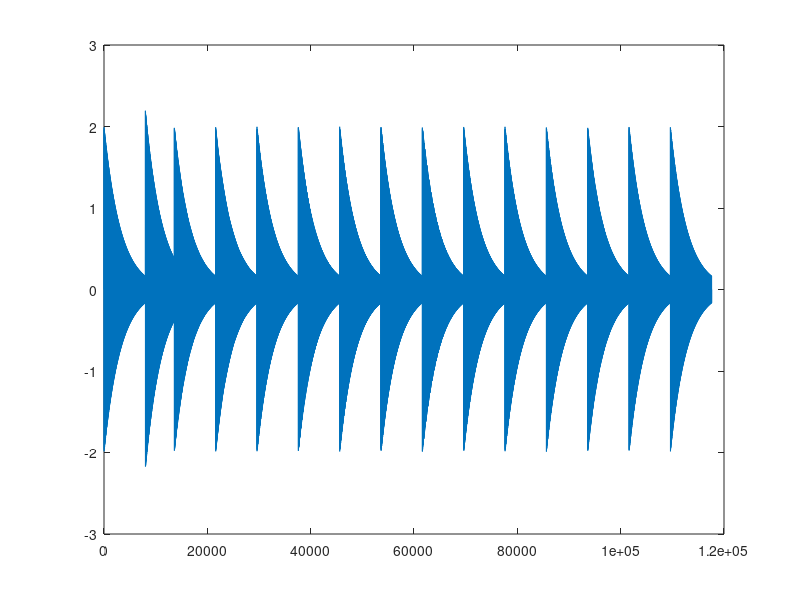

The MATLAB script that drew this image:
samplingrate = 8000;
samplesize = 1 / samplingrate;
starttime = 0;
problem = '2b-';

f            = [261, 293, 309, 348, 393, 419, 492, 522, 467, 413, 393, 353, 309, 293, 261];
amplitude    = [  2,   2.2,   2,   2,   2,   2,   2,   2,   2,   2,   2,   2,   2,   2,   2];
timeduration = [  1,   0.7,   1,   1,   1,   1,   1,   1,   1,   1,   1,   1,   1,   1,   1];
decayfactor  = [2.5, 2.5, 2.5, 2.5, 2.5, 2.5, 2.5, 2.5, 2.5, 2.5, 2.5, 2.5, 2.5, 2.5, 2.5];
r = 0;

for n = 1:size(f, 2)

    t = starttime:samplesize:timeduration(n);
    res = amplitude(n) * ( exp( - decayfactor(n) * t) .* sin(2 * pi * f(n) * t));
    r = [r res];
end

plot(r);
audiowrite( strcat(problem, num2str( f(n) ), 'hz.wav'), r, samplingrate);